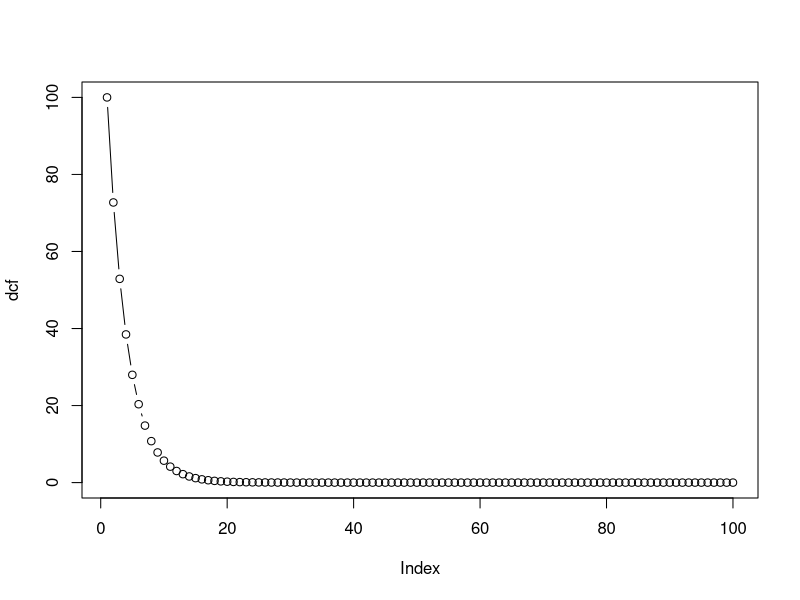
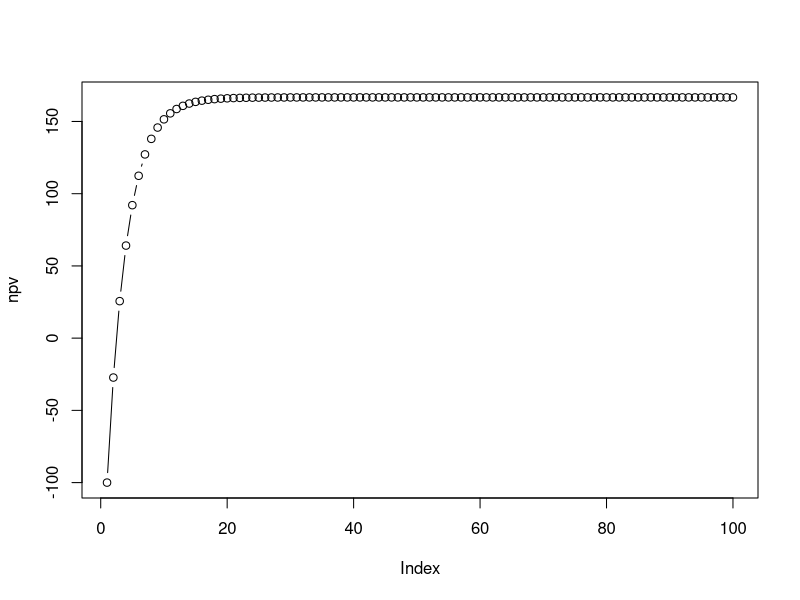

Write the R code that produced these figures, in order. (Note: this script raises an error after producing the figures.)

# Lecture 2 - customer lifetime value calculation
# in class exercise

# Example
# M=100
# R=.8
# AC=200
# d=.1 

# let's try to get the CLV according to Case 1
M = 100
R = .8
AC = 200
d = .1

M*(1+d)/(1+d-R)
CLV = M*(1+d)/(1+d-R) - AC
CLV


# Let's verify by listing the infinite series
maxperiod = 100
period = seq(1,maxperiod)

# discounted cash flow matrix 
dcf = rep(0,maxperiod)
npv = rep(0,maxperiod)

for (t in 1:maxperiod){
  dcf[t] = M*R^(t-1)/(1+d)^(t-1)
  npv[t] = sum(dcf[1:t]) - AC
}
# print out the discounted cash flow matrix 
plot(dcf,type="b")

# print out npv to see since which period the npv>=0
plot(npv,type="b")

# an alternative to figure out since which period the npv>=0
apply(npv,1, function(x) which.max(x>=0))
which.max(npv>=0)
